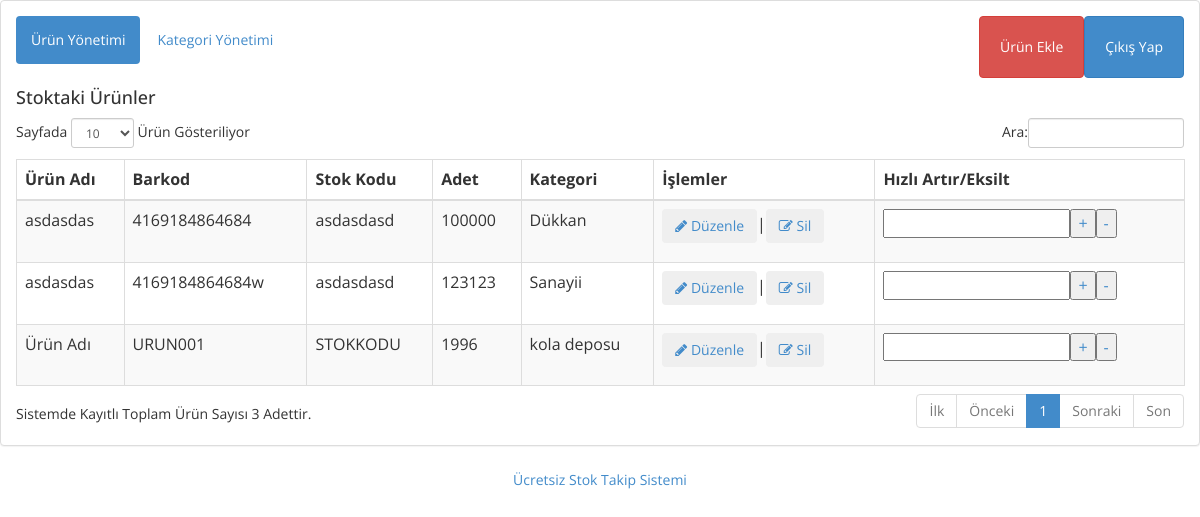
The app's page /index.php (signed in) with its own data.
### tables this page shows
CREATE TABLE IF NOT EXISTS `urunler` (
  `urunID` int(11) NOT NULL AUTO_INCREMENT,
  `urunAdi` varchar(355) NOT NULL,
  `urunBarkod` varchar(30) NOT NULL,
  `urunStokKodu` varchar(30) NOT NULL,
  `urunAdet` int(30) NOT NULL,
  `Depo` int(11) NOT NULL,
  PRIMARY KEY (`urunID`)
);

CREATE TABLE IF NOT EXISTS `depolar` (
  `depoID` int(11) NOT NULL AUTO_INCREMENT,
  `depoAdi` varchar(30) NOT NULL,
  PRIMARY KEY (`depoID`)
);

CREATE TABLE IF NOT EXISTS `ayarlar` (
  `id` int(11) NOT NULL AUTO_INCREMENT,
  `sayfaBaslik` varchar(255) NOT NULL,
  `copright` varchar(255) NOT NULL,
  PRIMARY KEY (`id`)
);

### ek/vt_baglantisi.php (called while the page is built, shortened)
<?php
$server ="localhost";
$username = "root";
$pasword = "";
$database = "stok";
$baglan = mysqli_connect($server,$username,$pasword,$database);
mysqli_set_charset($baglan, "UTF8");
$query= "SELECT * FROM ayarlar";
$ayarcek=mysqli_query($baglan,$query);
$ayar=mysqli_fetch_array($ayarcek);
extract($ayar);
$alt=$copright;
?>

### index.php (the view, shortened to what this page needs)
<?php include "ek/vt_baglantisi.php"; ?>
<html xmlns="http://www.w3.org/1999/xhtml">
<head>
    <link href="assets/css/bootstrap.css" rel="stylesheet" />
    <link href="assets/css/font-awesome.css" rel="stylesheet" />
	    <link href="assets/js/dataTables/dataTables.bootstrap.css" rel="stylesheet" />
    <link href="assets/css/style.css" rel="stylesheet" />
</head>
<body>
<?php
include("ek/vt_baglantisi.php");
?>
<div class="panel panel-default">
                        <div class="panel-body">
                            <ul class="nav nav-pills">
                                <li class="active"><a href="index.php" data-toggle="">Ürün Yönetimi</a>
                                </li>
                                <li class=""><a href="depolar.php" data-toggle="">Kategori Yönetimi</a>
                                </li>
								<button class="right-div btn btn-primary"><a style="color:white;" href="cikis.php">Çıkış Yap</a>
								<button class="right-div btn btn-danger"><a style="color:white;" href="urunekle.php">Ürün Ekle</a>
                                </button>
                            </ul>
                            <div class="tab-content">
                                <div class="tab-pane fade active in" id="urunler">
                                    <h4>Stoktaki Ürünler</h4>
                                    <div class="table-responsive">
                                <table class="table table-striped table-bordered table-hover" id="dataTables-example">
                                    <thead>
                                        <tr>
                                            <th>Ürün Adı</th>
                                            <th>Barkod</th>
                                            <th>Stok Kodu</th>
                                            <th>Adet</th>
                                            <th>Kategori</th>
											<th>İşlemler</th>
											<th>Hızlı Artır/Eksilt</th>
                                        </tr>
                                    </thead>
                                    <tbody>
									<?php
									$urunsql=mysqli_query($baglan,"select * from urunler");
									while($urun=mysqli_fetch_array($urunsql)){
									echo	 '<tr class="odd gradeX">
                                            <td>'.$urun[1].'</td>
                                            <td>'.$urun[2].'</td>
                                            <td>'.$urun[3].'</td>
                                            <td class="center">'.$urun[4].'</td>
                                            <td class="center">';
												$depocek=mysqli_query($baglan,"select * from depolar where depoID=$urun[5]");
												while($depoGoster=mysqli_fetch_array($depocek)){
													echo $depoGoster['1'];
												}
									echo		'</td>
											<td><a href="urunduzenle.php?id='.$urun[0].'"><button class="btn btn-simple" data-toggle="modal" data-target="#myModal" ><i class="fa fa-pencil"></i> Düzenle</button></a>|<a href="sil.php?urunsil='.$urun[0].'"><button class="btn btn-simple" data-toggle="modal" data-target="#myModal" ><i class="fa fa-edit"></i> Sil</button></a></td>
											<td><form method="get" action="?artir"><input type="hidden" name="uuid" value="'.$urun[0].'"><input type="hidden" name="adet" value="'.$urun[4].'"><input type="text" name="artieksi"><a name="artir" href="?artir='.$urun[0].'"><button name="arti">+</button></a><a href="?eksilt='.$urun[0].'"><button name="eksi">-</button></a></form></td>
											</tr>';
									}
									?>
                                    </tbody>
                                </table>
                            </div></div>
                            </div>
                        </div>
                    </div>
<center><?=$alt;?></center>
					</body>
</html>

### assets/css/style.css (style rules this page uses)
.right-div { float: right; padding: 20px; }

### records on screen
urunler: urunAdi "asdasdas", urunBarkod "4169184864684", urunStokKodu "asdasdasd", urunAdet "100000"
depolar: depoAdi "Dükkan"
urunler: urunAdi "asdasdas", urunBarkod "4169184864684w", urunStokKodu "asdasdasd", urunAdet "123123"
depolar: depoAdi "Sanayii"
urunler: urunAdi "Ürün Adı", urunBarkod "URUN001", urunStokKodu "STOKKODU", urunAdet "1996"
depolar: depoAdi "kola deposu"
ayarlar: copright "Ücretsiz Stok Takip Sistemi"
